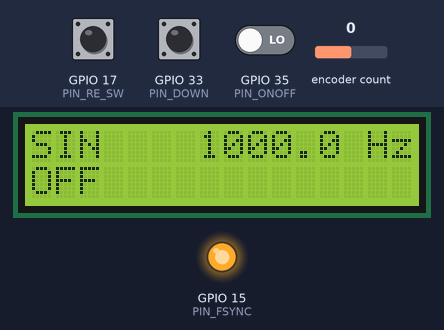
Bench run of a sketch on a simulated ESP32. Shown: 16×2 character LCD, output pins drawn as LEDs (lit = HIGH). Inputs (shaded band) come from the test bench; at power-on: GPIO 17 (PIN_RE_SW) LOW, GPIO 35 (PIN_ONOFF) LOW, GPIO 33 (PIN_DOWN) LOW, encoder count 0. What the sketch prints to the serial monitor is not drawn.

Above: at 4.3 s.
4.4 s: GPIO 17 (PIN_RE_SW) pulled HIGH for 0.15 s
At 5.4 s:
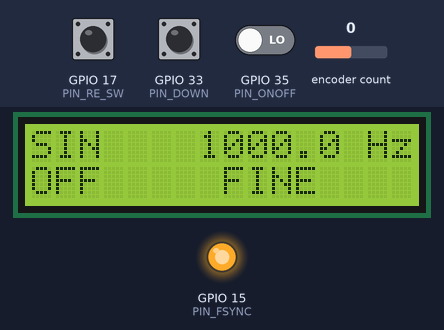
6.0 s: GPIO 35 (PIN_ONOFF) driven HIGH
At 6.6 s:
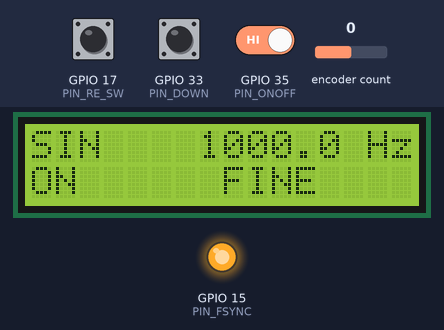
Timing chart, 0 to 9.0 s (numbered marks = the images above; inputs shaded):
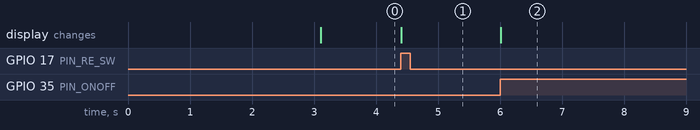

The sketch:

SignalGenerator.ino
```cpp
/*
信号発生器
*/
#include "LiquidCrystal_I2C.h"
#include "AD9833.h"
#include "RotaryEncoder.h"

// ピン設定 ----------------------------
const uint8_t PIN_RE_A = 4;  // ロータリエンコーダ
const uint8_t PIN_RE_B = 16;
const uint8_t PIN_RE_SW = 17;
const uint8_t PIN_ONOFF = 35;  // スイッチ類
const uint8_t PIN_WAVE = 32;
const uint8_t PIN_DOWN = 33;
const uint8_t PIN_UP = 25;
const uint8_t PIN_SCLK = 14;  // AD9833 SPI
const uint8_t PIN_SDATA = 12;
const uint8_t PIN_FSYNC = 15;
const uint8_t PIN_SCL = 22;  // LCD I2C
const uint8_t PIN_SDA = 5;

// 他定数類 ------------------------------
const uint8_t ADDR_LCD = 0x27;  // LCD
const double F_MIN = 1; // 最低周波数[Hz]
const double F_MAX = 1 * 1000 * 1000; // 最高周波数[Hz]

// グローバルオブジェクト -----------------
LiquidCrystal_I2C lcd(ADDR_LCD, 16, 2);  // CLD
AD9833 ad9833(HSPI); // AD9833
RotaryEncoder re(PIN_RE_A, PIN_RE_B);
double f_target = 1000;
double f_scale = 1000;
double f_resolution = 0.1;
int waveform = AD9833::WAVEFORM_SINUSOIDAL;
char wavename[5] = "SIN ";
bool on_off = false;
char f_text[13] = "   1000.0 Hz";
char on_off_text[5] = "OFF ";
char is_fine[9] = "        ";

/*
setup
*/
void setup() {
  Serial.begin(115200);
  Serial.println("Start");

  // ピン入出力設定
  pinMode(PIN_RE_A, INPUT);
  pinMode(PIN_RE_B, INPUT);
  pinMode(PIN_RE_SW, INPUT);
  pinMode(PIN_ONOFF, INPUT);
  pinMode(PIN_DOWN, INPUT);
  pinMode(PIN_UP, INPUT);
  pinMode(PIN_WAVE, INPUT);
  Wire.setPins(PIN_SDA, PIN_SCL);  // I2C
  Serial.println("PinMode init");

  // AD9833
  ad9833.begin(PIN_SCLK, -1, PIN_SDATA, PIN_FSYNC);
  ad9833.output_off(); // とにかく出力OFF
  ad9833.set_frequency(f_target);
  ad9833.set_waveform(waveform);
  Serial.println("AD9833 Start");

  // LCD
  lcd.init();
  lcd.backlight();
  lcd.cursor_off();
  lcd.print("Signal Generator\n");
  Serial.println("LCD Start");
  delay(3000);
  lcd.clear();
  lcd.setCursor(0, 0);
  lcd.print(wavename);
  lcd.setCursor(4, 0);
  sprintf(f_text, "%9.1f Hz", f_target);
  lcd.print(f_text);
  lcd.setCursor(0, 1);
  lcd.print(on_off_text);
  lcd.setCursor(8, 1);
  lcd.print(is_fine);
}

/*
スイッチ入力チェック
pushed: 押下長さ[msec], 0は押下なし
*/
int check_input(uint8_t pin, uint8_t edge = LOW) {
  int pushed = 0;
  if (digitalRead(pin) == edge) {
    delay(10);
    while (digitalRead(pin) == edge) {
      delay(10);
      pushed += 10;
    }
    // Serial.printf("%dpin pushed=%d\n", pin, pushed);
  }
  return pushed;
}

void loop() {

  // ロータリースイッチ -------------------------
  int reResult = re.read_until_nop();
  if (reResult != 0) {
    f_target += f_scale * f_resolution * reResult;
    if (f_target >= f_scale * 10) {
      if (f_scale < 100000) {
        f_scale *= 10;
      } else {
        f_target = 1000000;
      }
    } else if (f_target < f_scale) {
      if (f_scale > 1) {
        f_scale *= 0.1;
      } else {
        f_target = 1;
      }
    }
    ad9833.set_frequency(f_target);
    sprintf(f_text, "%9.1f Hz", f_target);
    lcd.setCursor(4, 0);
    lcd.print(f_text);
    Serial.printf("reResult=%d, f_target=%.1f f_scale=%.1f\n", reResult, f_target, f_scale);
  }
  if (check_input(PIN_RE_SW) > 0) {
    // COARSE/FINE切り替え
    if (f_resolution == 0.1) {
      f_resolution = 0.01;
      sprintf(is_fine, "FINE    ");
    } else {
      f_resolution = 0.1;
      sprintf(is_fine, "        ");
    }
    lcd.setCursor(8, 1);
    lcd.print(is_fine);
    Serial.printf("f_resolution=%.3f\n", f_resolution);
  }

  // 操作スイッチ類 -------------------------
  if (check_input(PIN_ONOFF) > 0) {
    // 出力ON/OFF
    on_off = !on_off;
    if (on_off) {
      ad9833.output_on();
      sprintf(on_off_text, "ON      ");
      printf("output on\n");
    } else {
      ad9833.output_off();
      sprintf(on_off_text, "OFF     ");
      printf("output off\n");
    }
    lcd.setCursor(0, 1);
    lcd.print(on_off_text);
  }
  if (check_input(PIN_DOWN) > 0) {
    // スケールダウン
    if (f_target * 0.1 >= F_MIN) {
      f_target *= 0.1;
      ad9833.set_frequency(f_target);
      sprintf(f_text, "%9.1f Hz", f_target);
      lcd.setCursor(4, 0);
      lcd.print(f_text);
      printf("scale down, f_target=%.1f\n", f_target);
    }
  }
  if (check_input(PIN_UP) > 0) {
    // スケールアップ
    if (f_target * 10 <= F_MAX) {
      f_target *= 10;
      ad9833.set_frequency(f_target);
      sprintf(f_text, "%9.1f Hz", f_target);
      lcd.setCursor(4, 0);
      lcd.print(f_text);
      printf("scale up, f_target=%.1f\n", f_target);
    }
  }
  if (check_input(PIN_WAVE) > 0) {
    // 波形の変更
    if (waveform == AD9833::WAVEFORM_SINUSOIDAL) {
      waveform = AD9833::WAVEFORM_TRIANGLE;
      sprintf(wavename, "TRI ");
    } else if (waveform == AD9833::WAVEFORM_TRIANGLE) {
      waveform = AD9833::WAVEFORM_SQUARE;
      sprintf(wavename, "SQU ");
    } else {
      waveform = AD9833::WAVEFORM_SINUSOIDAL;
      sprintf(wavename, "SIN ");
    }
    ad9833.set_waveform(waveform);
    lcd.setCursor(0, 0);
    lcd.print(wavename);
    printf("waveform=%s, f_target=%.1f\n", wavename, f_target);
  }

}
```

AD9833.h
```cpp
#include <SPI.h>

// コントロール・レジスタ上位
// 各ビット = 0, 0, B28, HLB, FSELECT, PSELECT, 0, RESET
// B28=1: 周波数レジスタ28ビット
// HLB=0: B28=1なので無視
// FSELECT=0: 使用する位相アキュームレータ=FREQ0
// PSELECT=0: 位相アキュームレータ出力への加算用レジスタ=PHASE0
// RESET=0: リセットなし
// コントロール・レジスタ下位
// SLEEP1, SLEEP12, OPBITEN, 0, DIV2, 0, MODE, 0
// SLEEP1=0, SLEEP12=0: パワーダウンなし
// OPBITEN=0, MODE=0, DIV2=X: サイン波出力

class AD9833 {

public:

  // 波形
  static const int WAVEFORM_SINUSOIDAL = 0b00000000;
  static const int WAVEFORM_TRIANGLE = 0b00000010;
  static const int WAVEFORM_SQUARE = 0b00101000;
  // モード
  static const uint8_t FREQX_0 = 0;
  static const uint8_t FREQX_1 = 1;

  // コンストラクタ
  AD9833(uint8_t spi_bus)
  {
    _spi = SPIClass(spi_bus);
    CTRL[0] = 0b00100000;
    CTRL[1] = 0b00000000;
  }

  void begin(int8_t sck, int8_t miso, int8_t mosi, int8_t ss)
  {
    _ss = ss;
    pinMode(ss, OUTPUT);
    digitalWrite(ss, HIGH);
    _spi.begin(sck, miso, mosi, ss);
  }

  void output_on() {
    // 送信データ
    CTRL[0] = (CTRL[0] & 0b11111110) | 0b00000000;
    byte data[6] = { CTRL[0], CTRL[1], FREQ28[0], FREQ28[1], FREQ28[2], FREQ28[3] };
    send_data(data);
  }

  void output_off() {
    // 送信データ
    CTRL[0] = (CTRL[0] & 0b11111110) | 0b00000001;
    byte data[6] = { CTRL[0], CTRL[1], FREQ28[0], FREQ28[1], FREQ28[2], FREQ28[3] };
    send_data(data);
  }

  void set_frequency(double f_target)
  {
    // レジスタ値算出
    get_FREQX_register(f_target);
    // 送信データ
    byte data[6] = { CTRL[0], CTRL[1], FREQ28[0], FREQ28[1], FREQ28[2], FREQ28[3] };
    send_data(data);
  }

  void set_waveform(int waveform)
  {
    CTRL[1] = (CTRL[1] & 0b11010101) | waveform;
    // 送信データ
    byte data[6] = { CTRL[0], CTRL[1], FREQ28[0], FREQ28[1], FREQ28[2], FREQ28[3] };
    send_data(data);
  }

  void send_data(byte data[])
  {
    digitalWrite(_ss, LOW);
    _spi.writeBytes(data, 6);
    digitalWrite(_ss, HIGH);
  }

private:

  static const unsigned long F_MSCK = 25 * 1000 * 1000;

  SPIClass _spi;
  int8_t _ss = -1;
  uint8_t FREQX = FREQX_0;
  int waveform = WAVEFORM_SINUSOIDAL;
  uint8_t CTRL[2] = {0b00100000, 0b00000000}; // コントロールレジスタ
  uint8_t FREQ28[4] = {0x00, 0x00, 0x00, 0x00}; // 周波数レジスタ

  // FREQXレジスタ値を算出
  // f_target: 目標周波数[Hz](12.5MHzまで)
  // FREQX: 0=FREQ0, 1=FREQ1
  void get_FREQX_register(double f_target) {

      uint8_t FREQX_select;
      if (FREQX == 0) {
          FREQX_select = 0x40; // 0100 0000
      } else {
          FREQX_select = 0x80; // 1000 0000
      }
      unsigned long LSB = (unsigned long) (0x10000000 * f_target / F_MSCK);
      unsigned long LSBs14 = LSB % 0x4000;
      unsigned long MSBs14 = LSB / 0x4000;

      FREQ28[0] = (LSBs14 / 0x0100) | FREQX_select;
      FREQ28[1] = LSBs14 % 0x0100;
      FREQ28[2] = (MSBs14 / 0x0100) | FREQX_select;
      FREQ28[3] = MSBs14 % 0x0100;

  }

};
```

Measured:
- after the input at 4.4 s, the display: changes at once (image 1)
- after the input at 6.0 s, the display: changes at once (image 2)
